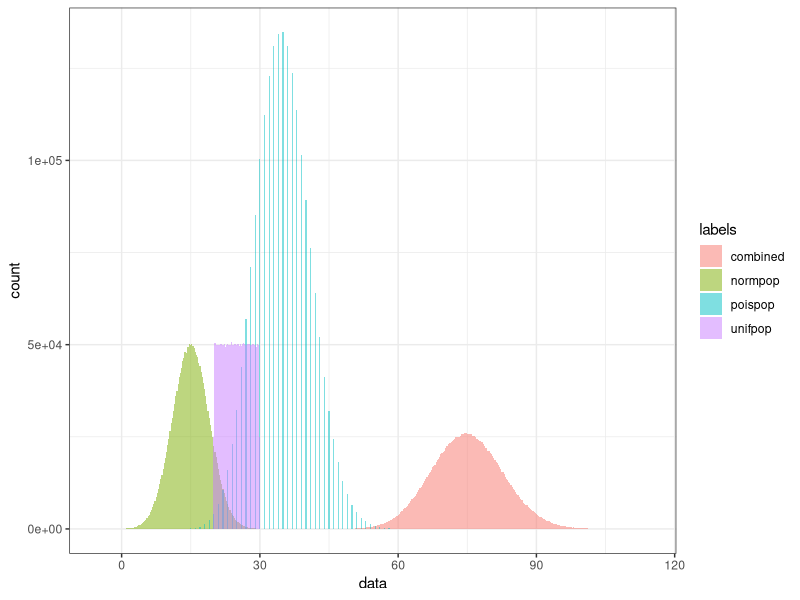

The R source for this figure:
## ---- chunk 1
NumbSims <- 2e6
## ---- chunk 2
unifpop=runif(NumbSims, min=20, max=30)
poispop=rpois(NumbSims, lambda = 35)
normpop=rnorm(NumbSims, 15, 4)
tailoredpop=sample(c(10,10,10,30,30,30,30,30,40), NumbSims, replace = TRUE)
## ---- chunk 3
combined = unifpop + poispop + normpop
## ---- chunk 4
simDF = data.frame(unifpop, poispop, normpop, tailoredpop, combined)

library(ggplot2)

plt= ggplot(data.frame(data=c(combined, unifpop, poispop, normpop), labels=rep(c("combined", "unifpop", "poispop", "normpop"), rep(NumbSims,4))), aes(x=data)) +
  stat_bin(aes(fill=labels), position="identity", binwidth=0.25, alpha=0.5) +
  theme_bw()
plt
